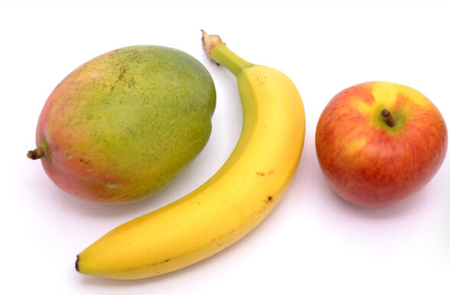
#> input picture Assignment 02/Image 1 - Assign 2.png, 450 x 295 px
$ jupyter execute part_1.ipynb
#> lines starting #> are read from the running program, lines starting #| are printed output that depends on the picture
## Import Necessary libraries

[cell 1]
import cv2
import numpy as np
import matplotlib.pyplot as plt
from skimage.util import random_noise

[cell 2]
image = cv2.imread('Image 1 - Assign 2.png')
#> image is the input picture: shape (295, 450, 3); mean B, G, R 167.3, 206.5, 230

# Convert BGR to RGB
image_rgb = cv2.cvtColor(image, cv2.COLOR_BGR2RGB)

# plot original image
plt.subplot(121)
plt.imshow(image_rgb)
plt.title('Original Image')

image_gray = cv2.cvtColor(image, cv2.COLOR_BGR2GRAY)
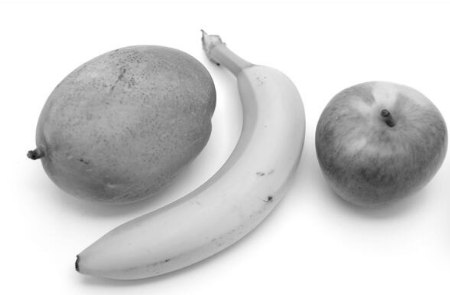
#> image_gray: shape (295, 450); min 15, max 255, mean 209

# plot grey scale image
plt.subplot(122)
plt.imshow(image_gray, cmap='gray')
plt.title('Grey Scale Image')
plt.show()
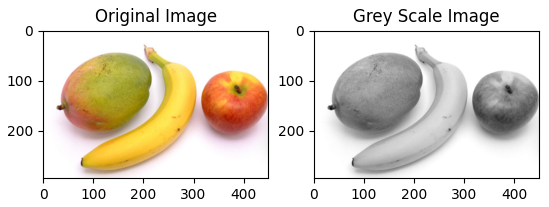
#> figure drawn by matplotlib, 2 panels

# Plot the histogram of the noisy image
plt.hist(image_gray.ravel(), bins=256, color='black')
plt.title('Histogram of Grey Scale Image')
plt.show()
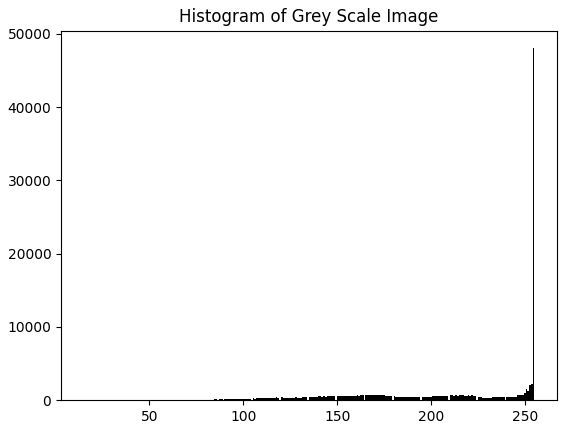
#> figure drawn by matplotlib, 1 panel; tallest bar 48040 high, from x = 254.1 to 255

[cell 3]
def add_gaussian_noise(image_gray):
    return random_noise(image_gray, mode='gaussian', mean=0, var=0.01)
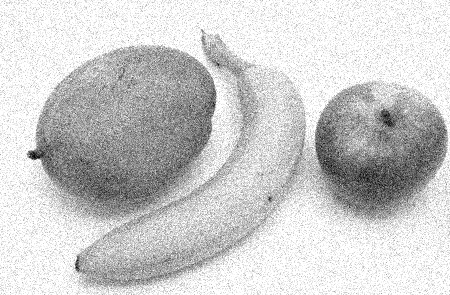
#> returned value: shape (295, 450) float64; min 0, max 1, mean 0.802

# Add noise to the image
image_gray_noisy = add_gaussian_noise(image_gray)

# Display the noisy image
plt.imshow(image_gray_noisy, cmap='gray')
plt.show()

## Apply Gaussian blur to remove the noise and histogram of noisy and denoied images

[cell 4]
def add_gaussian_noise(image_gray):
    return random_noise(image_gray, mode='gaussian', mean=0, var=0.01)
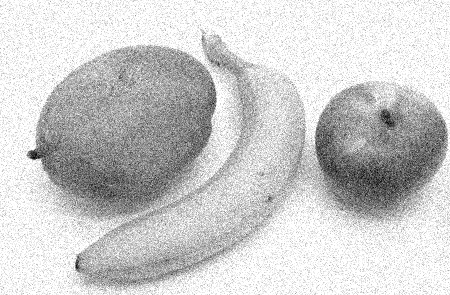
#> returned value: shape (295, 450) float64; min 0, max 1, mean 0.801

# Add noise to the image
image_gray_noisy = add_gaussian_noise(image_gray)

# Remove noise using Gaussian blur
image_gray_denoised = cv2.GaussianBlur(image_gray_noisy, (5, 5), 0)

# Display the original noisy image, denoised image, and their histograms
plt.figure(figsize=(12, 6))

# Original noisy image
plt.subplot(2, 2, 1)
plt.imshow(image_gray_noisy, cmap='gray')
plt.title('Noisy Image')
plt.axis('off')

# Histogram of the noisy image
plt.subplot(2, 2, 2)
plt.hist(image_gray_noisy.ravel(), bins=256, color='black')
plt.title('Histogram of Noisy Image')
plt.xlim([0, 1])

# Denoised image
plt.subplot(2, 2, 3)
plt.imshow(image_gray_denoised, cmap='gray')
plt.title('Denoised Image')
plt.axis('off')

# Histogram of the denoised image
plt.subplot(2, 2, 4)
plt.hist(image_gray_denoised.ravel(), bins=256, color='black')
plt.title('Histogram of Denoised Image')
plt.xlim([0, 1])

plt.tight_layout()
plt.show()
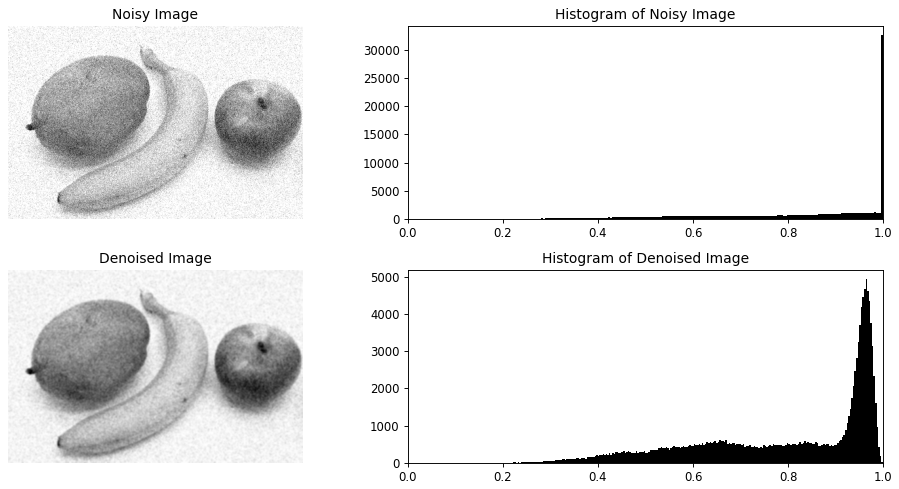
#> figure drawn by matplotlib, 4 panels; panel 2: tallest bar 32524 high, from x = 0.996 to 1; panel 4: tallest bar 4947 high, from x = 0.963 to 0.966

Histogram of each sub-images before thresholding

[cell 5]
# Define the grid size for dividing the image into sub-images
grid_size = (10, 10)

# Calculate the size of each sub-image
sub_image_size = (image_gray_denoised.shape[0] // grid_size[0], image_gray_denoised.shape[1] // grid_size[1])
#> sub_image_size = (29, 45)

# Create a figure for the histograms
plt.figure(figsize=(20, 20))

# Loop over the grid
for i in range(grid_size[0]):
    for j in range(grid_size[1]):
        # Extract the sub-image
        sub_image = image_gray_denoised[i*sub_image_size[0]:(i+1)*sub_image_size[0], j*sub_image_size[1]:(j+1)*sub_image_size[1]]

        # Create a subplot for the histogram
        plt.subplot(grid_size[0], grid_size[1], i*grid_size[0] + j + 1)

        # Plot the histogram of the sub-image
        plt.hist(sub_image.ravel(), bins=256, color='black')
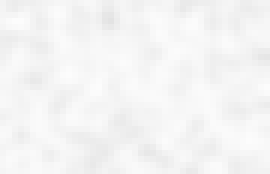
#> sub_image: shape (29, 45) float64 (shown 6 times larger); min 0.893, max 0.991, mean 0.96

# Display the histograms
plt.show()
